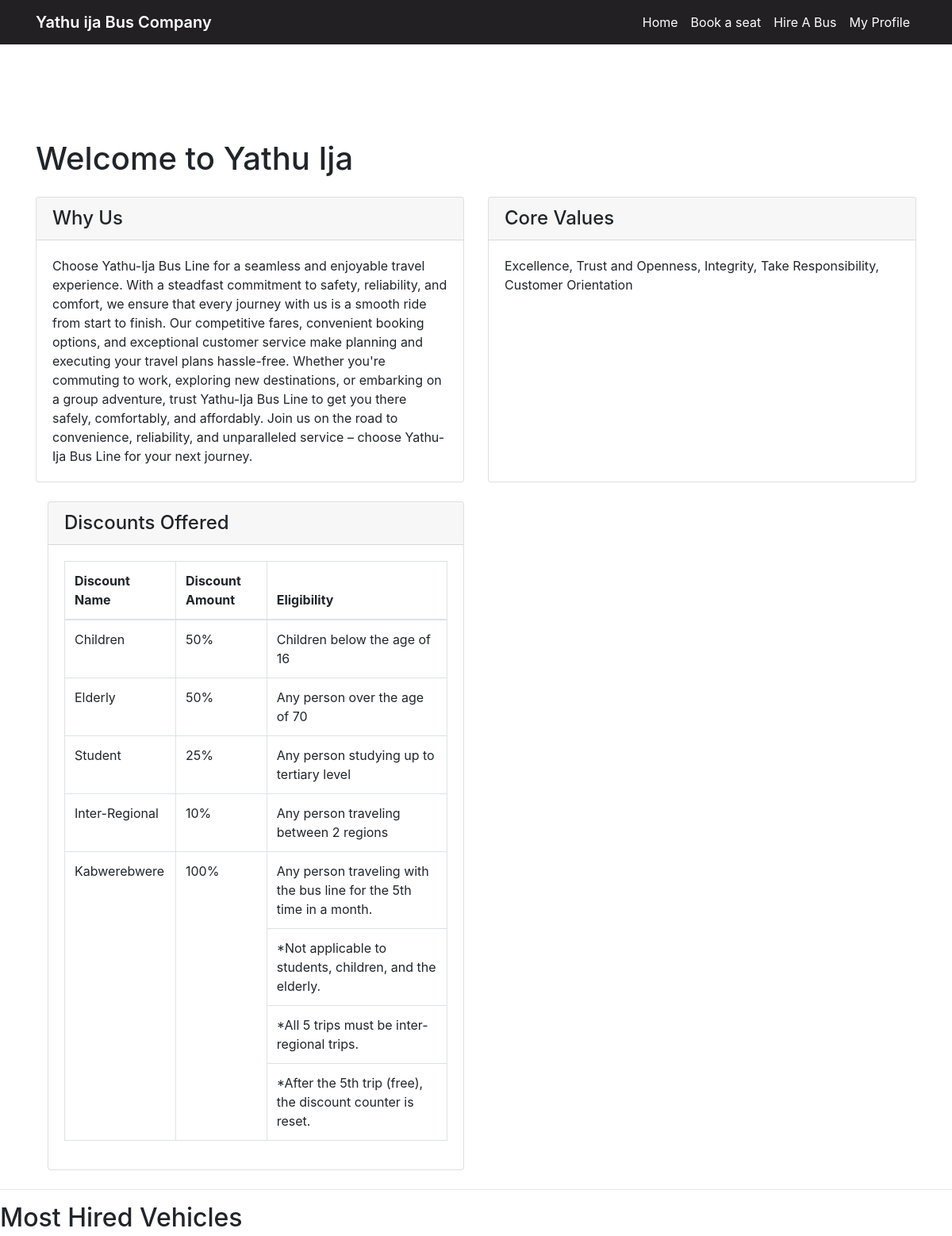
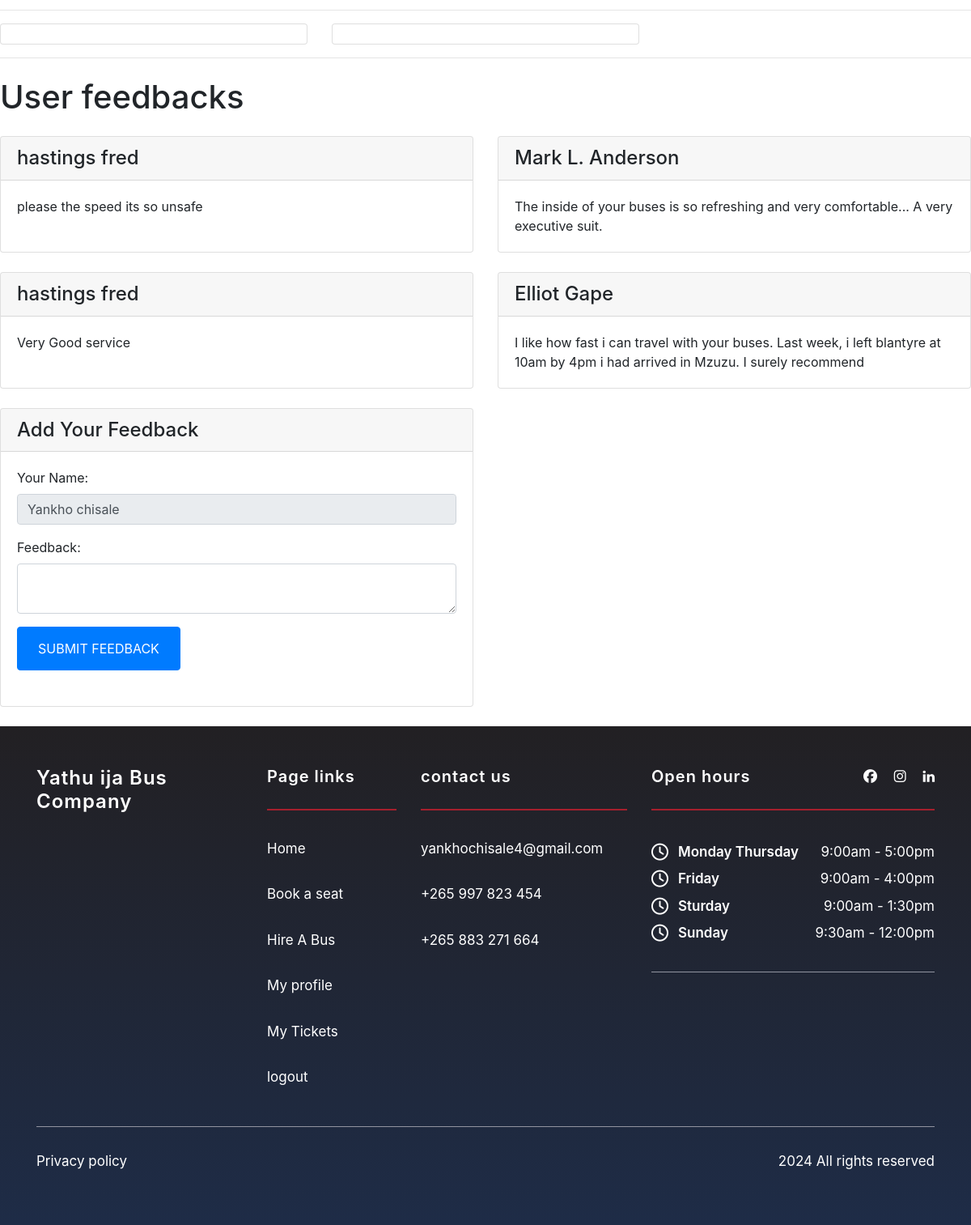
/user/user_dashboard.php (signed in), run on the app's committed database (2 pictures, top to bottom).
### tables this page shows
CREATE TABLE IF NOT EXISTS `tms_feedback` (
  `f_id` int NOT NULL AUTO_INCREMENT,
  `f_uname` varchar(200) NOT NULL,
  `f_content` longtext NOT NULL,
  `f_status` varchar(200) NOT NULL,
  PRIMARY KEY (`f_id`)
);

CREATE TABLE IF NOT EXISTS `users` (
  `user_id` int NOT NULL AUTO_INCREMENT,
  `first_name` varchar(50) DEFAULT NULL,
  `last_name` varchar(50) DEFAULT NULL,
  `user_type` varchar(20) DEFAULT NULL,
  `phone_number` varchar(20) DEFAULT NULL,
  `date_of_birth` date DEFAULT NULL,
  `gender` varchar(7) NOT NULL,
  `email` varchar(255) NOT NULL,
  `pass_word` varchar(255) NOT NULL,
  PRIMARY KEY (`user_id`)
);

### user/user_dashboard.php (the view, shortened to what this page needs)
<!DOCTYPE html>
<html lang="en">
<head>
    <?php include 'head.php'; ?>
    <?php include 'db_connection.php' ?>
</head>
<body>
<?php include 'user_dashboard_navbar.php'; ?>
<br><br><br><br>
  <div class="container">
    <h1 class="my-4">Welcome to Yathu Ija</h1>
    <div class="row">
      <div class="col-lg-6 mb-4">
        <div class="card h-100">
          <h4 class="card-header">Why Us</h4>
          <div class="card-body">
            <p class="card-text">
        Choose Yathu-Ija Bus Line for a seamless and enjoyable travel experience.
        With a steadfast commitment to safety, reliability, and comfort,
        we ensure that every journey with us is a smooth ride from start to finish.
        Our competitive fares, convenient booking options, and exceptional customer service
        make planning and executing your travel plans hassle-free. Whether you're commuting to work,
        exploring new destinations, or embarking on a group adventure,
        trust Yathu-Ija Bus Line to get you there safely, comfortably, and affordably.
        Join us on the road to convenience, reliability, and unparalleled service –
          choose Yathu-Ija Bus Line for your next journey.</p>
          </div>
        </div>
      </div>
      <div class="col-lg-6 mb-4">
        <div class="card h-100">
          <h4 class="card-header">Core Values</h4>
          <div class="card-body">
            <p class="card-text">Excellence, Trust and Openness, Integrity,
               Take Responsibility, Customer Orientation</p>
          </div>
        </div>
      </div>
    </div>
    <div class="col-lg-6 mb-4">
        <div class="card h-100">
          <h4 class="card-header">Discounts Offered</h4>
          <div class="card-body">
          <div class="table-responsive">
      <table class="table table-bordered">
        <thead>
          <tr>
            <th>Discount Name</th>
            <th>Discount Amount</th>
            <th>Eligibility</th>
          </tr>
        </thead>
        <tbody>
          <tr>
            <td>Children</td>
            <td>50%</td>
            <td>Children below the age of 16</td>
          </tr>
          <tr>
            <td>Elderly</td>
            <td>50%</td>
            <td>Any person over the age of 70</td>
          </tr>
          <tr>
            <td>Student</td>
            <td>25%</td>
            <td>Any person studying up to tertiary level</td>
          </tr>
          <tr>
            <td>Inter-Regional</td>
            <td>10%</td>
            <td>Any person traveling between 2 regions</td>
          </tr>
          <tr>
            <td rowspan="4">Kabwerebwere</td>
            <td rowspan="4">100%</td>
            <td>Any person traveling with the bus line for the 5th time in a month.</td>
          </tr>
          <tr>
            <td>*Not applicable to students, children, and the elderly.</td>
          </tr>
          <tr>
            <td>*All 5 trips must be inter-regional trips.</td>
          </tr>
          <tr>
            <td>*After the 5th trip (free), the discount counter is reset.</td>
          </tr>
        </tbody>
      </table>
    </div>
          </div>
        </div>
      </div>
    </div>
    <hr>
    <h2 class="center">Most Hired Vehicles</h2>
    <hr>
    <div class="row">
      <div class="col-lg-4 col-sm-6 portfolio-item">
        <div class="card h-100">
          <a href="#"><img class="card-img-top" src="../images/hiredbus3.png" alt=""></a>
        </div>
      </div>
      <div class="col-lg-4 col-sm-6 portfolio-item">
        <div class="card h-100">
          <a href="#"><img class="card-img-top" src="../images/hiredbus2.png" alt=""></a>
        </div>
      </div>
    </div>
    <hr>
    <h1 class="my-4">User feedbacks</h1>
<div class="row">
  <?php
  $sql ="SELECT * FROM tms_feedback  ORDER BY RAND() LIMIT 4 ";
  $stmt= $conn->prepare($sql);
  $stmt->execute();
  $res=$stmt->get_result();
  while($row=$res->fetch_object()) {
  ?>
  <div class="col-lg-6 mb-4">
    <div class="card h-100">
      <h4 class="card-header"><?php echo $row->f_uname;?></h4>
      <div class="card-body">
        <p class="card-text"><?php echo $row->f_content;?></p>
      </div>
    </div>
  </div>
  <?php }?>
  <?php
$username = $_SESSION['user_email'];
$sql = "SELECT first_name, last_name FROM users WHERE email = ?";
$stmt = $conn->prepare($sql);
$stmt->bind_param("s", $username);
$stmt->execute();
$result = $stmt->get_result();
if ($result->num_rows > 0) {
    $row = $result->fetch_assoc();
    $user_name = $row['first_name'] . ' ' . $row['last_name'];
} else {
    $user_name = $_SESSION['user_email'];
}
?>
  <div class="col-lg-6 mb-4">
    <div class="card h-100">
      <h4 class="card-header">Add Your Feedback</h4>
      <div class="card-body">
        <form  method="post">
          <div class="form-group">
            <label for="uname">Your Name:</label>
            <input type="text" class="form-control" id="uname" name="uname" readonly value="<?php echo $user_name; ?>">
          </div>
          <div class="form-group">
            <label for="content">Feedback:</label>
            <textarea class="form-control" id="content" name="content" required></textarea>
          </div>
          <button type="submit" class="btn btn-primary">Submit Feedback</button>
        <br><br>
                </form>
              </div>
            </div>
          </div>
        </div>
  <?php include 'footer.php'; ?>
</body>
</html>

### user/footer.css (style rules this page uses)
a, a:hover, a:focus, a:active { text-decoration: none; outline: none; }
a, a:active, a:focus { color: #333; text-decoration: none; transition-timing-function: ease-in-out; -ms-transition-timing-function: ease-in-out; -moz-transition-timing-function: ease-in-out; -webkit-transition-timing-function: ease-in-out; -o-transition-timing-function: ease-in-out; transition-duration: 0.2s; -ms-transition-duration: 0.2s; -moz-transition-duration: 0.2s; -webkit-transition-duration: 0.2s; -o-transition-duration: 0.2s; }
.btn { padding: 14px 25px; text-transform: uppercase; -webkit-transition: all 0.8s; -moz-transition: all 0.8s; -o-transition: all 0.8s; transition: all 0.8s; }

### data on the page
tms_feedback: f_uname "hastings fred", f_content "please the speed its so unsafe"
tms_feedback: f_uname "Mark L. Anderson", f_content "The inside of your buses is so refreshing and very comfortable... A very executive suit."
tms_feedback: f_uname "hastings fred", f_content "Very Good service"
tms_feedback: f_uname "Elliot Gape", f_content "I like how fast i can travel with your buses. Last week, i left blantyre at 10am by 4pm i had arrived in Mzuzu. I surely recommend"
users: uname "Yankho chisale"
